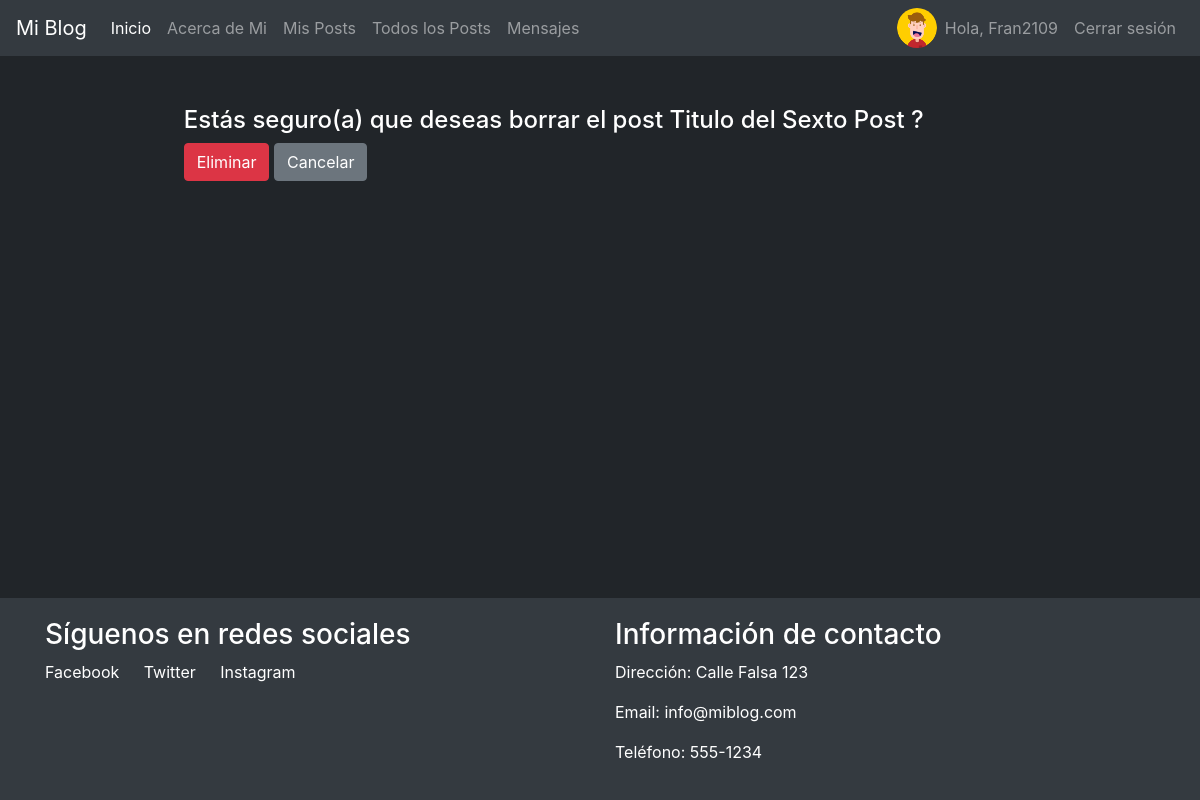
Page /PostsApp/postBorrado/6/ (signed in) on the earlier database version.
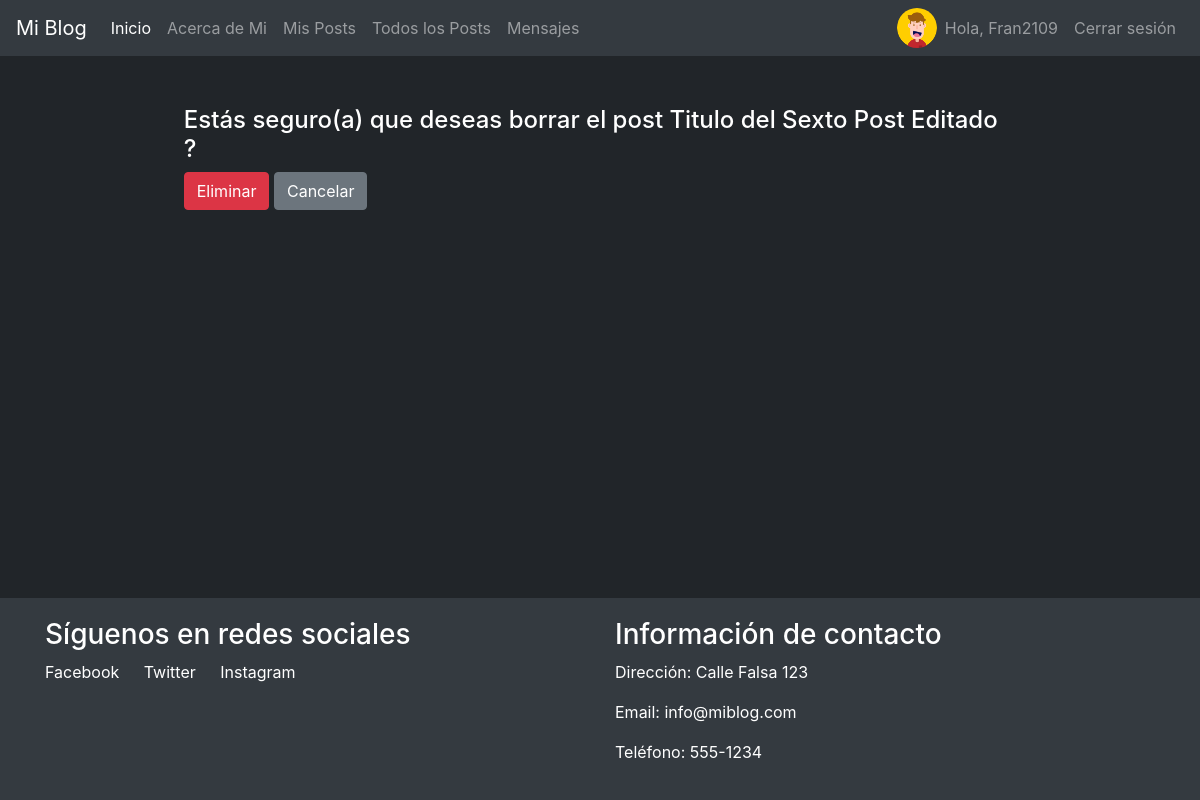
Same page on the later database version.
### PostsApp/models.py (models this page shows, shortened)
class Post(models.Model):
    author = models.ForeignKey(Profile, on_delete=models.CASCADE)
    titulo = models.CharField(max_length=255)
    subtitulo = models.CharField(max_length=255)
    contenido = models.TextField()
    fecha_creacion = models.DateTimeField(auto_now_add=True)
    fecha_modificacion = models.DateTimeField(auto_now=True)
    fondo = models.ImageField(upload_to='fondo/', null=True, blank = True)

### PostsApp/views.py (the view)
# urls.py: path('postBorrado/<int:pk>/', PostBorrado.as_view(), name='PostBorrado'),
class PostBorrado(UserCanDeleteOrUpdateMixin, DeleteView):
    model = Post
    success_url = reverse_lazy('PostsApp:ListaMisPosts')
    context_object_name = 'post'
    template_name = 'post_borrado.html'

### PostsApp/views.py (called while the page is built)
    def dispatch(self, request, *args, **kwargs):
        obj = self.get_object()
        if obj.author.user != request.user:
            raise PermissionDenied("No tienes permiso para manipular este post.")
        return super().dispatch(request, *args, **kwargs)

### PostsApp/templates/post_borrado.html (shortened to what this page needs)
{% extends 'base.html' %}
{% block content %}
<form method="post">{% csrf_token %}
    <h4>Estás seguro(a) que deseas borrar el post {{post.titulo}} ?</h4>
    <p>
        <button type="submit" class="btn btn-danger">Eliminar</button>
        <a  class="btn btn-secondary" href="{% url 'PostsApp:ListaMisPosts' %}">Cancelar</a>
    </p>
</form>
{% endblock %}

Differences in the rows shown:
changed Post: titulo "Titulo del Sexto Post" → "Titulo del Sexto Post Editado"
